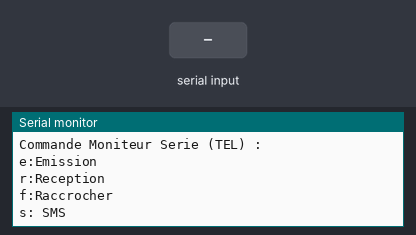
Bench run of a sketch on a simulated Arduino Mega 2560, built with avr-gcc and run on an emulated ATmega2560. On the bench: the last lines printed to the serial monitor. The inputs (shaded band) are chosen by the test bench. Storage starts empty; the modem accepts every AT command (registered, SIM ready, sends succeed) and sends nothing else; the audio player accepts every command and is not drawn.

Above: at 2.3 s.
2.4 s: "1" received over Serial
At 2.9 s:
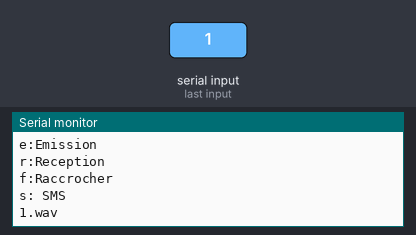
3.9 s: "t" received over Serial
At 5.1 s:
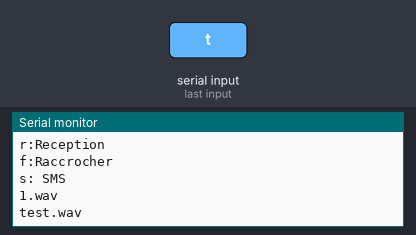
5.4 s: "r" received over Serial
At 6.4 s:
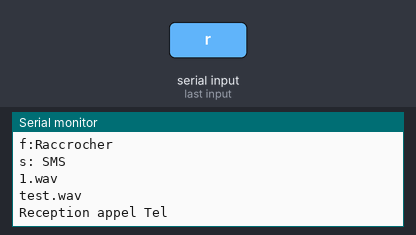
6.9 s: "e" received over Serial
At 7.6 s:
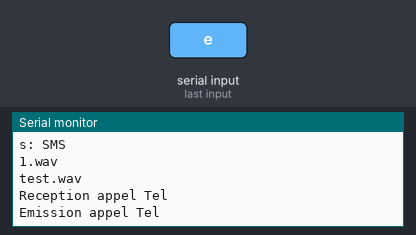

The sketch:

audio_SD_GPRS.ino
```cpp
/*
  Go to the Link to convert the audio into .wav .
  http://audio.online-convert.com/convert-to-wav
    Go to The Link
    Upload your audio you want to convert to WAV
    Change bit resolution to " 8bit ".
    Change sampling rate to " 16000Hz ".
    Change audio channels " mono " .
    Click on " Show advanced options ".
    PCM format " unsigned 8 bit ".
    Convert file.
At next page click on "direct download link"

Single timer operation: TIMER1 (Uno,Mega) or TIMER3,4 or 5 (Mega)

Les musiques sont mises à la racine

*/
#include <SoftwareSerial.h>
#include <SPI.h>
#include <SD.h>           // Inclure la librairie SD
#include "TMRpcm.h"

#define SDPIN 4          // Chip Select du lecteur SD
#define SPEAKERPIN 46 // Set sur les broches 5, 6, 11 et 46 Pour la Mega ; 9 pour la UNO
TMRpcm tmrpcm;
SoftwareSerial mySerial(14, 15);

unsigned int cles = 0;

void setup()
{
  Serial.begin(9600);
  Serial.print("Initialisation Carte SD...");

  if (!SD.begin(SDPIN))
  {
    Serial.println("initialization failed!");
  }

  Serial.println("carte initialisée !");

  tmrpcm.speakerPin = SPEAKERPIN ;
  Serial.println("Commande Moniteur Serie (MUSIQUE) :");
  Serial.println("t:jouer la musique test");
  Serial.println("1:jouer la musique 1");
  Serial.println("2:jouer la musique 2");
  Serial.println("");

  mySerial.begin(19200);          // Paramètres par défaut du port série du GPRS shield (19200bps 8-N-1)
  mySerial.print("\r");           // Envoyer un retour à la ligne <CR>

  delay(1000);                    // Attendre une seconde que le modem retourne "OK"

  Serial.println("Commande Moniteur Serie (TEL) :");
  Serial.println("e:Emission");
  Serial.println("r:Reception");
  Serial.println("f:Raccrocher");
  Serial.println("s: SMS");
  Serial.println("");
}

void loop()
{
  if(Serial.available() >0)
  {
    cles=Serial.read();
  }

  if(cles=='1')
  {
    tmrpcm.setVolume(3);     // gestion du volume de 0 à 7
    tmrpcm.quality(1);       // qualitée audio 0 ou 1
    Serial.println("1.wav");
    tmrpcm.play("1.wav");
    cles=0;
  }

  if(cles=='2')
  {
    tmrpcm.setVolume(3);     // gestion du volume de 0 à 7
    tmrpcm.quality(1);       // qualitée audio 0 ou 1
    Serial.println("2.wav");
    tmrpcm.play("2.wav");
    cles=0;
  }

  if(cles=='t')
  {
    tmrpcm.setVolume(3);     // gestion du volume de 0 à 7
    tmrpcm.quality(0);       // qualitée audio 0 ou 1
    Serial.println("test.wav");
    tmrpcm.play("test.wav");
    cles=0;
  }

  // Reception appel Tel
  if(cles==114) //lettre r
    {
      Serial.println("Reception appel Tel");
      mySerial.println("ATA");
      cles=0;
    }

    if(cles==101) //lettre e
    {
      Serial.println("Emission appel Tel");
      mySerial.println("ATD+33601241766;"); // xxxxxxxxx est le numéro a appeler.
      delay(10000);
      cles='t';
    }
    // Raccrocher appel Tel
    if(cles==102) //lettre f
    {
      mySerial.println("ATH"); // Fin d'appel.
      cles=0;
    }

    // Envoie SMS
    if(cles==115) //lettre s
    {
      Serial.println("Envoie SMS");
      mySerial.print("\r");   // Envoyer un retour à la ligne <CR>
      delay(1000);                    // Attendre une seconde que le modem retourne "OK"
      mySerial.print("AT+CMGF=1\r");  // Envoyer un SMS en mode texte
      delay(1000);

      //mySerial.print("AT+CSCA=\"+778255826\"\r");// Configurer le centre de message SMS,
      //delay(1000);                                  // Retirer les commentaire seulement si nécessaire et
                                                      // remplacer le No avec celui obtenu auprès de votre
                                                      // fournisseur de service mobile.
                                                      //Note: pour inclure un " dans une chaine de caractère
                                                      //  il faut utiliser la notation \"

      mySerial.print("AT+CMGS=\"+33601241766\"\r");   // Commencer un SMS à envoyer au numéro +91....
                                                      // l'encodage du texte suivra plus bas.
                                                      // Remplacer le No avec celui de votre destinataire.
      delay(1000);
      mySerial.print("La personne est tombe de l'escalier\r");     // Le texte du message
      delay(1000);
      mySerial.write(26);  // Equivalent du Ctrl+Z (fin de texte du SMS)
                           // Note: ici il faut utiliser l'instruction write pour écrire un byte.
      cles=0;
    }


}
```

Measured:
- after the input at 2.4 s, the serial monitor: prints a new line at once (image 1)
- after the input at 3.9 s, the serial monitor: prints a new line at once (image 2)
- after the input at 5.4 s, the serial monitor: prints a new line at once (image 3)
- after the input at 6.9 s, the serial monitor: prints a new line at once (image 4)
